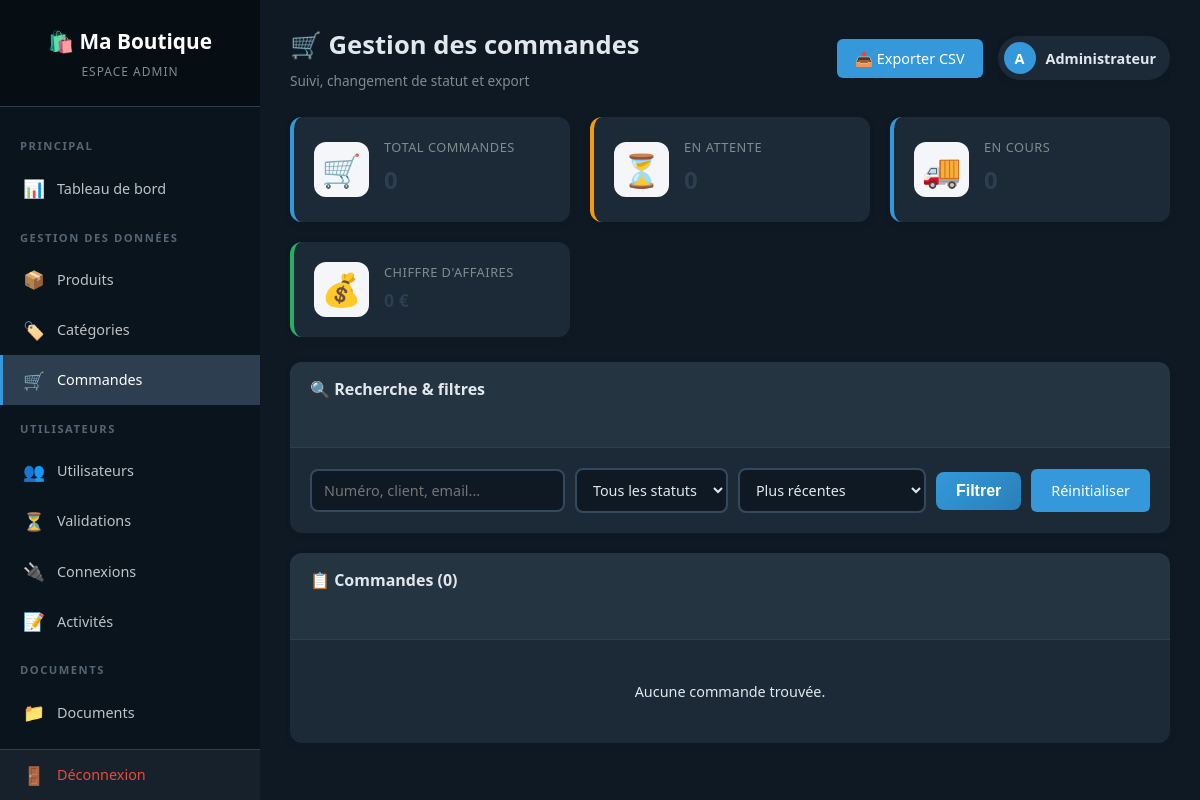
Page /admin/orders.php (signed in) on the earlier database version.
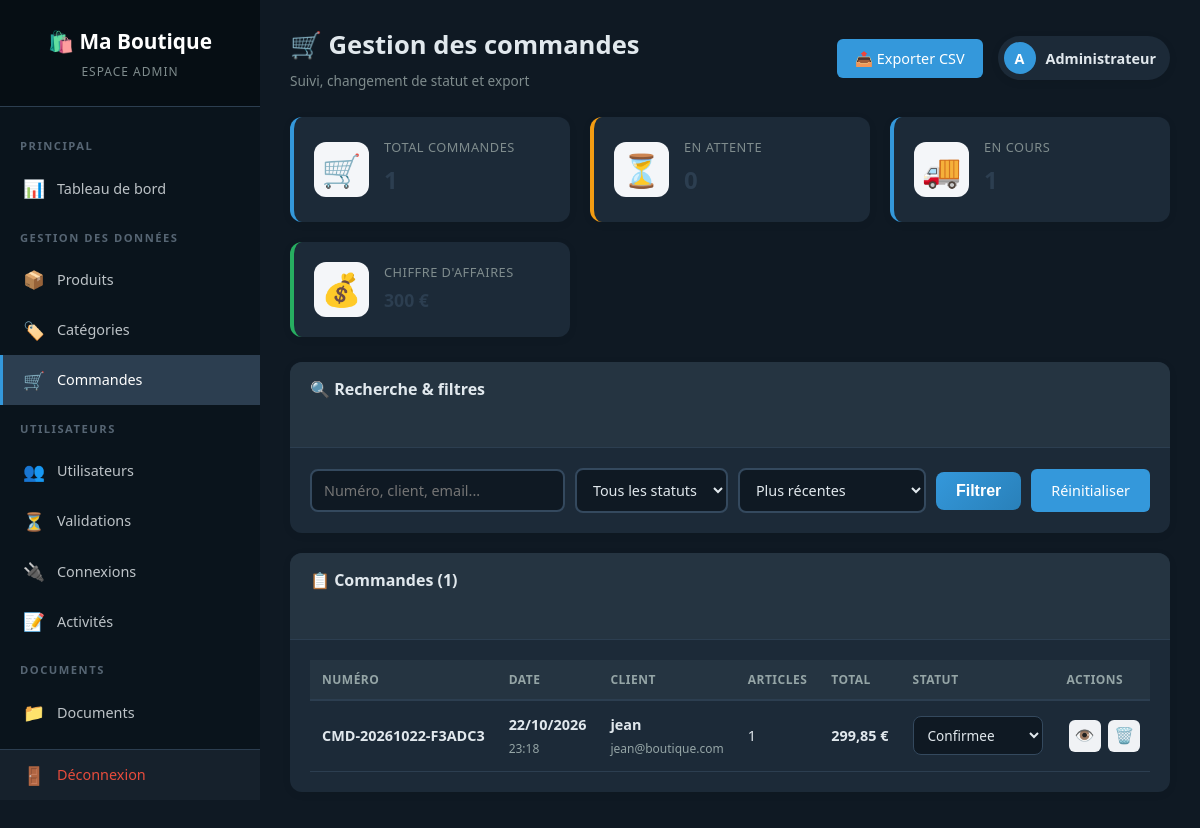
Same page on the later database version.
### tables this page shows
CREATE TABLE `commandes` (
  `id` int(11) NOT NULL AUTO_INCREMENT,
  `numero` varchar(20) NOT NULL,
  `client_id` int(11) NOT NULL,
  `total` decimal(10,2) NOT NULL,
  `statut` enum('en_attente','confirmee','expediee','livree','annulee') DEFAULT 'en_attente',
  `adresse_livraison` text NOT NULL,
  `ville` varchar(100) NOT NULL,
  `code_postal` varchar(20) NOT NULL,
  `telephone` varchar(30) NOT NULL,
  `notes` text DEFAULT NULL,
  `date_commande` timestamp NULL DEFAULT current_timestamp(),
  `date_maj` timestamp NULL DEFAULT current_timestamp() ON UPDATE current_timestamp(),
  PRIMARY KEY (`id`),
  UNIQUE KEY `numero` (`numero`),
  KEY `client_id` (`client_id`),
  CONSTRAINT `commandes_ibfk_1` FOREIGN KEY (`client_id`) REFERENCES `utilisateurs` (`id`) ON DELETE CASCADE
);

CREATE TABLE `utilisateurs` (
  `id` int(11) NOT NULL AUTO_INCREMENT,
  `nom` varchar(100) NOT NULL,
  `email` varchar(150) NOT NULL,
  `mot_de_passe` varchar(255) NOT NULL,
  `role` enum('admin','vendeur','client') DEFAULT 'client',
  `statut` enum('actif','en_attente','rejete') DEFAULT 'actif',
  `tentatives_connexion` int(11) DEFAULT 0,
  `verrouille_jusqua` datetime DEFAULT NULL,
  `double_auth_secret` varchar(255) DEFAULT NULL,
  `cree_le` timestamp NULL DEFAULT current_timestamp(),
  `date_validation` datetime DEFAULT NULL,
  `valide_par` int(11) DEFAULT NULL,
  PRIMARY KEY (`id`),
  UNIQUE KEY `email` (`email`)
);

### config/init.php (called while the page is built, shortened)
<?php
function param(string $cle, $defaut = null) {
    return $GLOBALS['parametres'][$cle] ?? $defaut;
}
?>

### admin/orders.php (the view, shortened to what the changed rows need)
<?php
require_once '../config/init.php';
$tri = $_GET['tri'] ?? 'recent';
$statuts_dispo = ['en_attente', 'confirmee', 'expediee', 'livree', 'annulee'];
$where = "WHERE 1=1";
$params = [];
$order = match($tri) {
    'ancien'   => "c.date_commande ASC",
    'montant'  => "c.total DESC",
    'client'   => "u.nom ASC, c.date_commande DESC",
    default    => "c.date_commande DESC",
};
$sql = "SELECT c.*, u.nom AS client, u.email,
        (SELECT COUNT(*) FROM commande_lignes WHERE commande_id = c.id) AS nb_articles
        FROM commandes c
        LEFT JOIN utilisateurs u ON c.client_id = u.id
        $where
        ORDER BY $order";
$stmt = $pdo->prepare($sql);
$stmt->execute($params);
$commandes = $stmt->fetchAll();
$stats = [
    'total'      => (int)$pdo->query("SELECT COUNT(*) FROM commandes")->fetchColumn(),
    'en_attente' => (int)$pdo->query("SELECT COUNT(*) FROM commandes WHERE statut = 'en_attente'")->fetchColumn(),
    'en_cours'   => (int)$pdo->query("SELECT COUNT(*) FROM commandes WHERE statut IN ('confirmee','expediee')")->fetchColumn(),
    'ca_total'   => (float)$pdo->query("SELECT COALESCE(SUM(total), 0) FROM commandes WHERE statut != 'annulee'")->fetchColumn(),
];
?>
<!DOCTYPE html>
<html lang="fr" data-theme="<?= htmlspecialchars(param('theme', 'clair')) ?>">
<head>
    <link rel="stylesheet" href="../assets/style.css">
    <link rel="stylesheet" href="../assets/admin.css">
    <link rel="stylesheet" href="../assets/theme.css">
</head>
<body class="admin-body">
<?php include __DIR__ . '/../includes/sidebar.php'; ?>
<main class="admin-main">
    <header class="admin-topbar">
        <div>
            <h1>🛒 Gestion des commandes</h1>
        </div>
    </header>
    <section class="stats-grid">
        <div class="stat-card stat-blue">
            <div class="stat-content">
                <p class="stat-label">Total commandes</p>
                <h3 class="stat-value"><?= $stats['total'] ?></h3>
            </div>
        </div>
        <div class="stat-card stat-blue">
            <div class="stat-content">
                <p class="stat-label">En cours</p>
                <h3 class="stat-value"><?= $stats['en_cours'] ?></h3>
            </div>
        </div>
        <div class="stat-card stat-green">
            <div class="stat-content">
                <p class="stat-label">Chiffre d'affaires</p>
                <h3 class="stat-value" style="font-size:1.1rem;">
                    <?= number_format($stats['ca_total'], 0, ',', ' ') ?> <?= param('devise', '€') ?>
                </h3>
            </div>
        </div>
    </section>
    <section class="card">
        <div class="card-header">
            <h2>🔍 Recherche & filtres</h2>
        </div>
    </section>
    <section class="card">
        <div class="card-header">
            <h2>📋 Commandes (<?= count($commandes) ?>)</h2>
        </div>
        <div class="card-body">
            <?php if (empty($commandes)): ?>
                <p class="empty">Aucune commande trouvée.</p>
            <?php else: ?>
                <div class="table-responsive">
                <table class="data-table order-table order-table-wide">
                    <thead>
                        <tr>
                            <th>Numéro</th>
                            <th>Date</th>
                            <th>Client</th>
                            <th>Articles</th>
                            <th>Total</th>
                            <th>Statut</th>
                            <th>Actions</th>
                        </tr>
                    </thead>
                    <tbody>
                        <?php foreach ($commandes as $c): ?>
                            <tr>
                                <td><strong><?= htmlspecialchars($c['numero']) ?></strong></td>
                                <td>
                                    <strong><?= date('d/m/Y', strtotime($c['date_commande'])) ?></strong><br>
                                    <small class="text-muted"><?= date('H:i', strtotime($c['date_commande'])) ?></small>
                                </td>
                                <td>
                                    <strong><?= htmlspecialchars($c['client'] ?? 'Inconnu') ?></strong><br>
                                    <small class="text-muted"><?= htmlspecialchars($c['email'] ?? '') ?></small>
                                </td>
                                <td><?= $c['nb_articles'] ?></td>
                                <td><strong><?= number_format($c['total'], 2, ',', ' ') ?> <?= param('devise', '€') ?></strong></td>
                                <td>
                                    <form method="POST" action="orders.php" class="statut-form">
                                        <select name="statut" onchange="this.form.submit()" class="statut-select">
                                            <?php foreach ($statuts_dispo as $s): ?>
                                                <option value="<?= $s ?>" <?= $c['statut'] === $s ? 'selected' : '' ?>>
                                                    <?= ucfirst(str_replace('_', ' ', $s)) ?>
                                                </option>
                                            <?php endforeach; ?>
                                        </select>
                                    </form>
                                </td>
                                <td class="actions-cell">
                                    <a href="order_detail.php?id=<?= $c['id'] ?>" class="btn-icon" title="Voir le détail">👁️</a>
                                    <a href="?supprimer=<?= $c['id'] ?>" class="btn-icon btn-danger" title="Supprimer"
                                       onclick="return confirm('Supprimer définitivement cette commande ?');">🗑️</a>
                                </td>
                            </tr>
                        <?php endforeach; ?>
                    </tbody>
                </table>
                </div>
            <?php endif; ?>
        </div>
    </section>
</main>
</body>
</html>

Differences in the rows shown:
added commandes: total "300", numero "CMD-20261022-F3ADC3", date_commande "22/10/2026", date_commande "23:18", client.nom "jean", client.email "jean@boutique.com", nb_articles "1", total "299,85", statut "Confirmee"
Other differences:
$stats['total']: "0" → "1"
$stats['en_cours']: "0" → "1"
count($commandes): "0" → "1"
$stats['ca_total']: "0" → (not shown)
text no longer shown: "Aucune commande trouvée."
text now shown: "NUMÉRO DATE CLIENT ARTICLES TOTAL STATUT ACTIONS"
